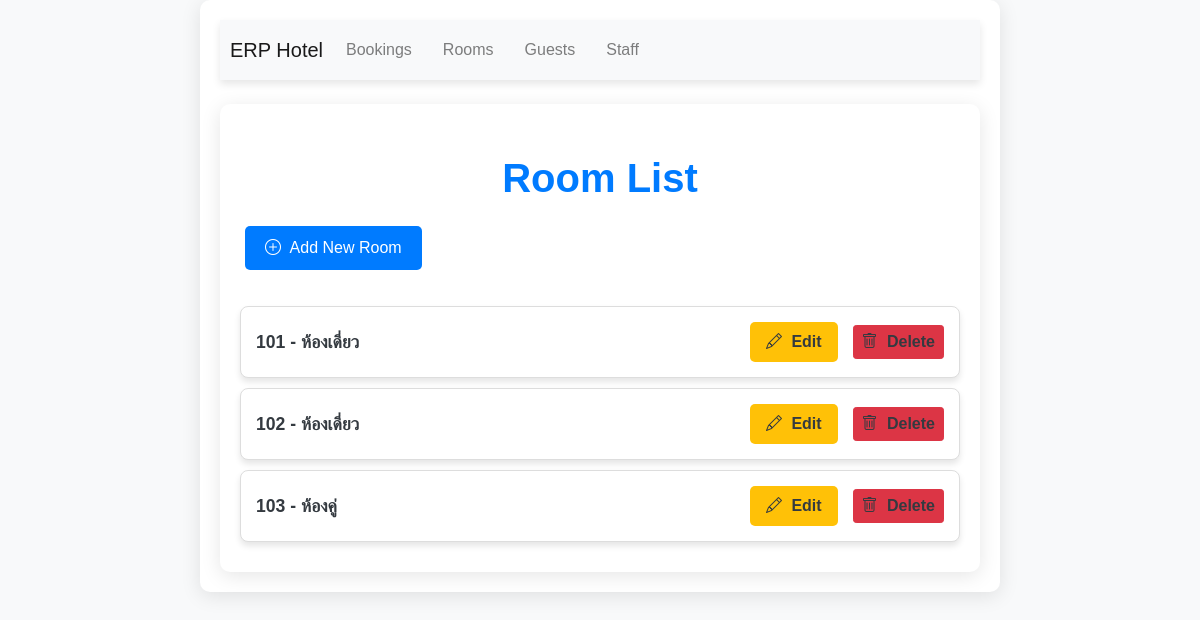
/rooms/, run on the app's committed database.
### rooms/models.py (models this page shows, shortened)
class Room(models.Model):
    number = models.CharField(max_length=10, unique=True, verbose_name=_("หมายเลขห้อง"), help_text=_("เช่น 101, 102, 201"))
    type = models.CharField(max_length=100, verbose_name=_("ประเภทห้อง"), help_text=_("เช่น ห้องเดี่ยว, ห้องคู่, ห้องสวีท"))
    status = models.CharField(max_length=20, choices=RoomStatus.choices, default=RoomStatus.AVAILABLE, verbose_name=_("สถานะ"), help_text=_("ว่าง, ถูกจอง, อยู่ระหว่างซ่อมแซม"))
    price_per_night = models.DecimalField(max_digits=10, decimal_places=2, verbose_name=_("ราคาต่อคืน"), help_text=_("ราคาห้องพักต่อคืน"))
    size = models.FloatField(verbose_name=_("พื้นที่ห้อง (ตารางเมตร)"), help_text=_("พื้นที่ของห้องพักในหน่วยตารางเมตร"))
    amenities = models.ManyToManyField(Amenity, through="RoomAmenity", verbose_name=_("สิ่งอำนวยความสะดวก"), help_text=_("สิ่งอำนวยความสะดวกในห้อง"))
    created_at = models.DateTimeField(auto_now_add=True, verbose_name=_("สร้างเมื่อ"), help_text=_("วันที่และเวลาที่ห้องพักถูกเพิ่มเข้าระบบ"))
    updated_at = models.DateTimeField(auto_now=True, verbose_name=_("แก้ไขเมื่อ"), help_text=_("วันที่และเวลาที่ข้อมูลห้องพักถูกแก้ไขล่าสุด"))
    history = HistoricalRecords()
    class Meta:
        verbose_name = _("ห้องพัก")
        verbose_name_plural = _("ห้องพัก")
        ordering = ["number"]

### rooms/views.py (the view)
# urls.py: path('rooms/', views.room_list, name='room_list'),
def room_list(request):
    rooms = Room.objects.all()
    return render(request, 'room_list.html', {'rooms': rooms})

### rooms/templates/room_list.html (shortened to what this page needs)
{% extends 'base_generic.html' %}
{% load static %}
{% block content %}
    <link rel="stylesheet" href="{% static 'css/room_list.css' %}">
    <div class="container mt-4">
        <h1 class="mb-4">Room List</h1>
        <a href="{% url 'room_create' %}" class="btn btn-primary mb-3">
            <i class="bi bi-plus-circle"></i> Add New Room
        </a>
        <ul class="list-group">
            {% for room in rooms %}
                <li class="list-group-item d-flex justify-content-between align-items-center">
                    <a href="{% url 'room_detail' pk=room.pk %}" class="text-decoration-none">
                        {{ room.number }} - {{ room.type }}
                    </a>
                    <span>
                        <a href="{% url 'room_edit' pk=room.pk %}" class="btn btn-warning btn-sm">
                            <i class="bi bi-pencil"></i> Edit
                        </a>
                        <a href="{% url 'room_delete' pk=room.pk %}" class="btn btn-danger btn-sm">
                            <i class="bi bi-trash"></i> Delete
                        </a>
                    </span>
                </li>
            {% endfor %}
        </ul>
    </div>
{% endblock %}

### bookings/static/css/styles.css (style rules this page uses)
body { font-family: 'Arial', sans-serif; background-color: #f8f9fa; margin: 0; padding: 0; }
.container { max-width: 900px; margin: 0 auto; padding: 20px; }
h1 { font-size: 2rem; color: #343a40; margin-bottom: 20px; }
.list-group-item { display: flex; justify-content: space-between; align-items: center; padding: 15px; border-radius: 8px; margin-bottom: 10px; background-color: #ffffff; box-shadow: 0 4px 6px rgba(0, 0, 0, 0.1); transition: background-color 0.3s ease, box-shadow 0.3s ease; }
.list-group-item a { font-weight: bold; color: #007bff; text-decoration: none; }
.btn { margin-left: 5px; }
.btn i { margin-right: 5px; }
.btn-primary { background-color: #007bff; border-color: #007bff; }
.btn-warning { background-color: #ffc107; border-color: #ffc107; }
.btn-danger { background-color: #dc3545; border-color: #dc3545; }

### rooms/static/css/room_list.css (style rules this page uses)
body { font-family: 'Arial', sans-serif; background-color: #f8f9fa; margin: 0; padding: 0; }
h1 { font-size: 2.5rem; color: #007bff; text-align: center; margin-top: 30px; margin-bottom: 20px; font-weight: bold; }
.container { max-width: 800px; margin: 0 auto; padding: 20px; background-color: #ffffff; border-radius: 10px; box-shadow: 0 4px 20px rgba(0, 0, 0, 0.1); }
ul.list-group { margin-top: 20px; padding-left: 0; list-style-type: none; }
ul.list-group .list-group-item { font-size: 1.1rem; padding: 15px; background-color: #ffffff; border: 1px solid #ddd; border-radius: 8px; box-shadow: 0 4px 6px rgba(0, 0, 0, 0.1); margin-bottom: 10px; transition: transform 0.3s ease, box-shadow 0.3s ease; }
ul.list-group .list-group-item a { text-decoration: none; color: #343a40; font-weight: bold; transition: color 0.3s ease; }
ul.list-group .list-group-item .btn { margin-left: 10px; font-size: 1rem; transition: background-color 0.3s ease, transform 0.2s ease; }
ul.list-group .list-group-item .btn i { margin-right: 5px; }
a.btn-primary { background-color: #007bff; color: white; border: none; padding: 10px 20px; border-radius: 5px; }
a.btn-warning { background-color: #ffc107; color: white; border: none; padding: 8px 16px; border-radius: 5px; }

### data on the page
Room: number "101", type "ห้องเดี่ยว"
Room: number "102", type "ห้องเดี่ยว"
Room: number "103", type "ห้องคู่"
